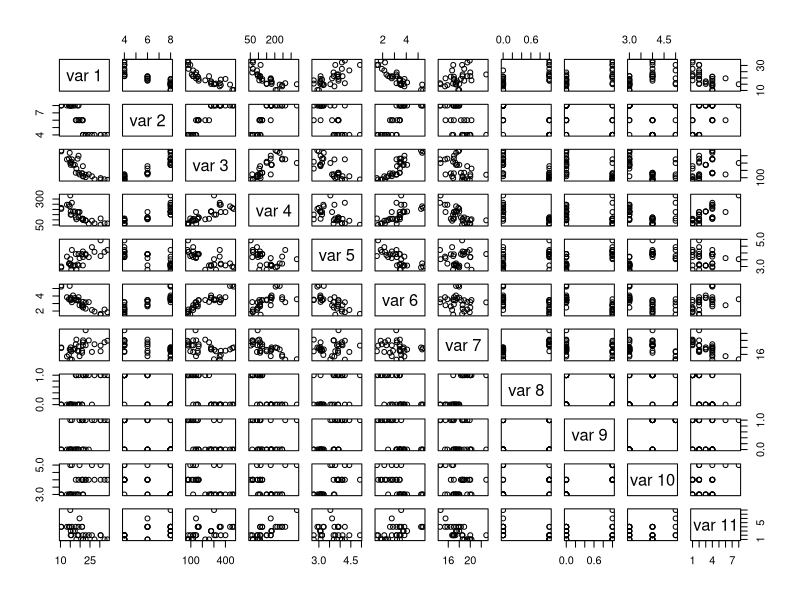
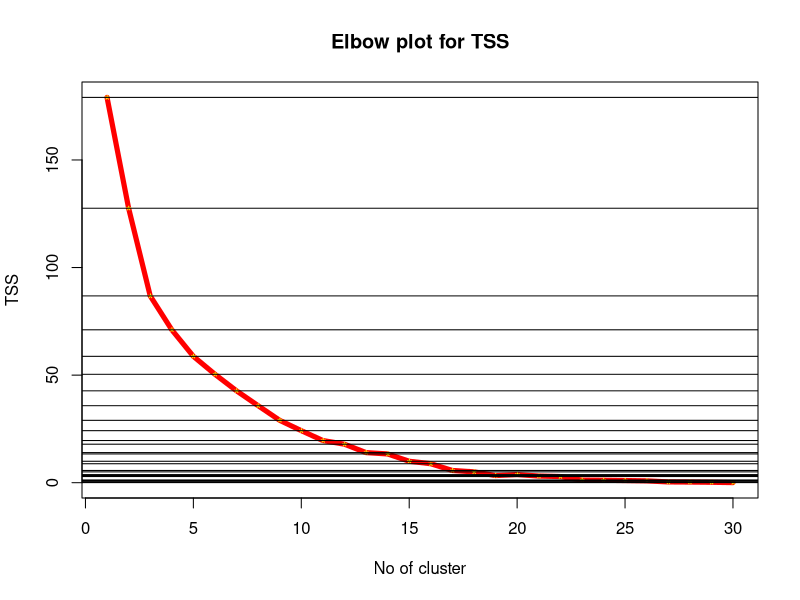
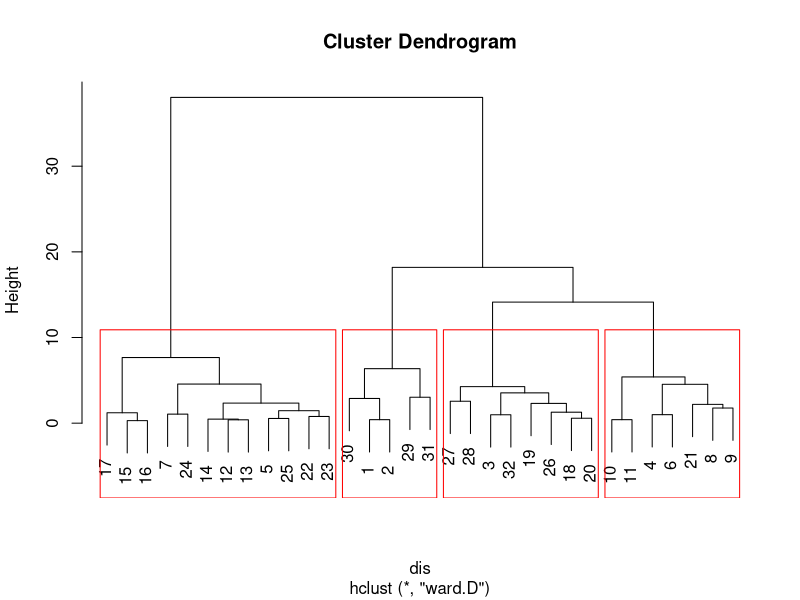

These figures' R source, in order:
#car data
data(mtcars)
head(mtcars)
is.matrix(mtcars) #not in a matrix form
n = nrow(mtcars) #no of objects
p = ncol(mtcars) #no of variables

#preparing data matrix
x=c()
for (i in 1:p) {
  x=c(x,mtcars[,i])
}
x
dm = matrix(x,nrow= n , ncol = p, byrow = FALSE)
dm
#normalizing data
sdm = matrix(nrow = n , ncol = p)
for (i in 1:p){
  sdm[,i]=(dm[,i] - mean(dm[,i])) /(sd(dm[,i]))
}
sdm
###################
#investigating correlation structure
pairs(dm)
round(cor(sdm),2)

##### k means clustering where k =3 #####
k = 3
km=kmeans(sdm , centers = k , nstart = 32)
km$cluster
km$size

#calculating total ss
tss = c()
#k must lie between 1 and n 
for(i in 1:(n-2)){
  temp=kmeans(sdm,centers  =i+1 , nstart = 32)
  tss[i]=temp$tot.withinss
}
tss
length(tss)
plot(1:(n-2) ,tss , type = "l",lwd =5 , col = "red",xlab = "No of cluster",ylab= "TSS", main = "Elbow plot for TSS")
points(1:(n-2),tss ,pch = "*",col = "yellow")
##adding horizontal lines
for (i in 1:(n-2)){
  abline(h=tss[i],type="dashed")
}

################################
## Hierarchical agglomerative ##
################################
#Ward Hierarchical Clustering#
dis = dist(sdm , method = "euclidean") #distance matrix
fit = hclust(dis , method = "ward.D")
fit$merge
plot(fit) #display dendogram
groups = cutree(fit , k =4 )
rect.hclust(fit , k=4 , border = "red")
